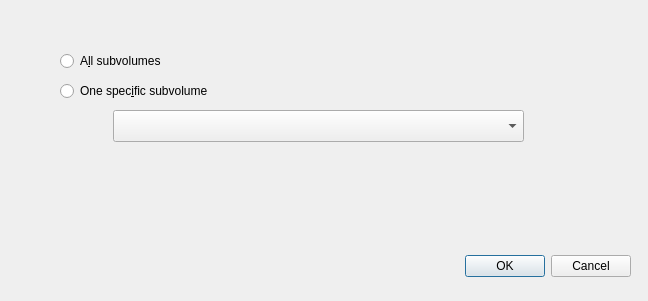
<?xml version="1.0" encoding="UTF-8"?>
<ui version="4.0">
 <class>SnapshotWindow</class>
 <widget class="QDialog" name="SnapshotWindow">
  <property name="geometry">
   <rect>
    <x>0</x>
    <y>0</y>
    <width>648</width>
    <height>301</height>
   </rect>
  </property>
  <property name="windowTitle">
   <string>Take a snapshot</string>
  </property>
  <widget class="QDialogButtonBox" name="buttonBox">
   <property name="geometry">
    <rect>
     <x>10</x>
     <y>250</y>
     <width>621</width>
     <height>32</height>
    </rect>
   </property>
   <property name="orientation">
    <enum>Qt::Horizontal</enum>
   </property>
   <property name="standardButtons">
    <set>QDialogButtonBox::Cancel|QDialogButtonBox::Ok</set>
   </property>
  </widget>
  <widget class="QRadioButton" name="radiobutton_all_subvolumes">
   <property name="geometry">
    <rect>
     <x>60</x>
     <y>50</y>
     <width>311</width>
     <height>22</height>
    </rect>
   </property>
   <property name="text">
    <string>A&amp;ll subvolumes</string>
   </property>
  </widget>
  <widget class="QRadioButton" name="radiobutton_one_subvolume">
   <property name="geometry">
    <rect>
     <x>60</x>
     <y>80</y>
     <width>261</width>
     <height>22</height>
    </rect>
   </property>
   <property name="text">
    <string>One spec&amp;ific subvolume</string>
   </property>
  </widget>
  <widget class="QComboBox" name="combobox_subvolumes">
   <property name="geometry">
    <rect>
     <x>113</x>
     <y>110</y>
     <width>411</width>
     <height>32</height>
    </rect>
   </property>
  </widget>
 </widget>
 <resources/>
 <connections>
  <connection>
   <sender>buttonBox</sender>
   <signal>accepted()</signal>
   <receiver>SnapshotWindow</receiver>
   <slot>accept()</slot>
   <hints>
    <hint type="sourcelabel">
     <x>248</x>
     <y>254</y>
    </hint>
    <hint type="destinationlabel">
     <x>157</x>
     <y>274</y>
    </hint>
   </hints>
  </connection>
  <connection>
   <sender>buttonBox</sender>
   <signal>rejected()</signal>
   <receiver>SnapshotWindow</receiver>
   <slot>reject()</slot>
   <hints>
    <hint type="sourcelabel">
     <x>316</x>
     <y>260</y>
    </hint>
    <hint type="destinationlabel">
     <x>286</x>
     <y>274</y>
    </hint>
   </hints>
  </connection>
 </connections>
</ui>
